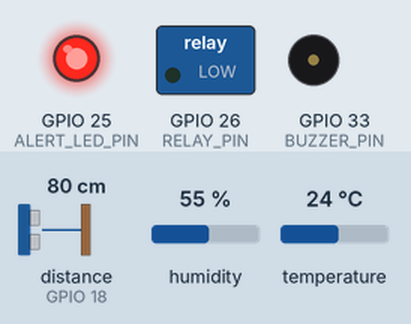
Recording of a sketch running on a simulated ESP32. Shown: switched loads named in the sketch (green lamp = pin HIGH), output pins drawn as LEDs (lit = HIGH), buzzer (waves = sounding, pin HIGH). Wiring (from diagram.json): ultrasonic range finder: trigger GPIO 5; echo GPIO 18. The inputs (shaded band) are chosen by the test bench; at power-on: distance to the obstacle (sensor on GPIO 18) 80 cm, humidity 55 %, temperature 24 °C. The echo pulse lasts 58.3 µs per cm; WiFi joins after 1.5 s; servers stay silent unless stated; random numbers use the default seed unless the sketch sets one; no MQTT or app messages arrive unless stated; pins used as bus, display or sensor lines are not drawn; what the sketch prints to the serial monitor is not drawn.

Above: at 2.7 s.
2.8 s: distance to the obstacle (sensor on GPIO 18) set to 89 cm
At 3.9 s:
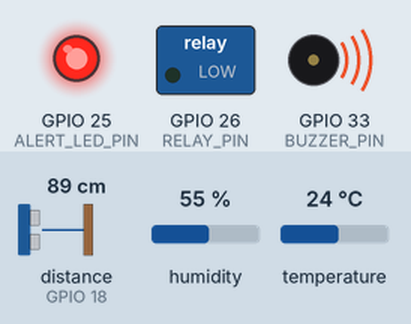
13.9 s: distance to the obstacle (sensor on GPIO 18) set to 2 cm
At 15.7 s:
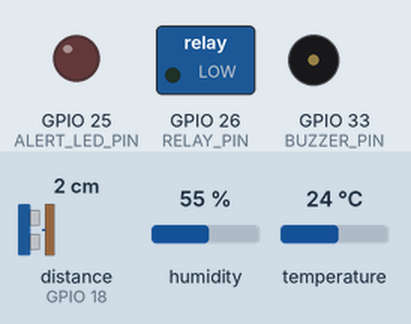
16.0 s: distance to the obstacle (sensor on GPIO 18) set to 67 cm
17.7 s: distance to the obstacle (sensor on GPIO 18) set to 75 cm
At 19.1 s:
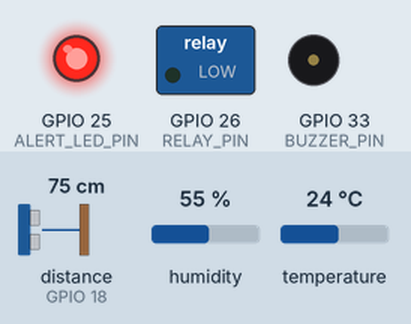
20.0 s: distance to the obstacle (sensor on GPIO 18) set to 4 cm
At 21.7 s:
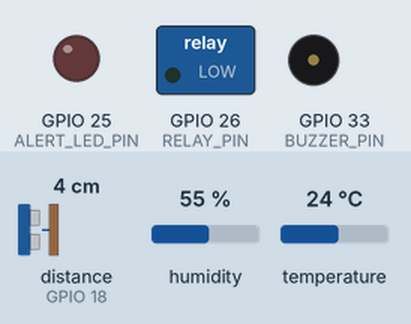
Timing chart, 0 to 23.0 s (numbered marks = the images above; inputs shaded):
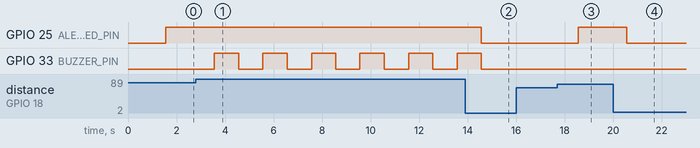

The sketch:

sketch.ino
```cpp
/*
  CuveGuard - GROUPE4
  ESP32 + HC-SR04 + DHT22 + relais (pompe) + LED alerte + buzzer
  Publie la telemetrie vers ThingsBoard (MQTT) et traite les RPC
  setPump / setManualMode envoyees depuis ThingsBoard (dashboard ou agent Python).
*/

#include <WiFi.h>
#include <PubSubClient.h>
#include <DHT.h>
#include <ArduinoJson.h>

// ---------- Wi-Fi (reseau simule Wokwi) ----------
const char* WIFI_SSID = "Wokwi-GUEST";
const char* WIFI_PASS = "";

// ---------- ThingsBoard ----------
const char* TB_SERVER = "eu.thingsboard.cloud";
const int   TB_PORT   = 1883;
// Token du device "ESP32 CuveGuard" cree dans ThingsBoard.
// NE JAMAIS committer le vrai token : remplace via un define local
// ou un fichier non versionne. Ici on met un placeholder volontairement.
const char* TB_TOKEN  = "esp_32_token";

// ---------- Broches ----------
#define TRIG_PIN     5
#define ECHO_PIN     18
#define DHT_PIN      4
#define DHT_TYPE     DHT22
#define RELAY_PIN    26   // relais (pompe) + LED indicatrice cablee en parallele
#define ALERT_LED_PIN 25  // LED rouge : niveau bas
#define BUZZER_PIN   33   // buzzer : niveau critique

// ---------- Calibration de la cuve ----------
// Distance capteur -> surface quand la cuve est PLEINE (cm)
const float TANK_FULL_DISTANCE_CM  = 5.0;
// Distance capteur -> surface (ou fond) quand la cuve est VIDE (cm)
const float TANK_EMPTY_DISTANCE_CM = 100.0;

// ---------- Seuils d'alerte locale ----------
const float ALERT_ATTENTION_PCT = 30.0;
const float ALERT_CRITIQUE_PCT  = 15.0;

// ---------- Periodes ----------
const unsigned long TELEMETRY_PERIOD_MS = 3000;
const unsigned long SENSOR_PERIOD_MS    = 1000;
const unsigned long BUZZER_TOGGLE_MS    = 400;

DHT dht(DHT_PIN, DHT_TYPE);
WiFiClient espClient;
PubSubClient mqttClient(espClient);

// ---------- Etat courant ----------
float distanceCm    = 0;
float waterLevelPct = 0;
float temperature   = 0;
float humidity      = 0;
bool  pumpOn        = false;
bool  manualMode    = false;
int   alertLevel    = 0;

unsigned long lastTelemetry = 0;
unsigned long lastSensorRead = 0;
unsigned long lastBuzzerToggle = 0;
bool buzzerState = false;

// ---------------------------------------------------------------
void connectWiFi() {
  Serial.print("Connexion WiFi");
  WiFi.begin(WIFI_SSID, WIFI_PASS);
  while (WiFi.status() != WL_CONNECTED) {
    delay(250);
    Serial.print(".");
  }
  Serial.println(" OK");
  Serial.println(WiFi.localIP());
}

float readDistanceCm() {
  digitalWrite(TRIG_PIN, LOW);
  delayMicroseconds(2);
  digitalWrite(TRIG_PIN, HIGH);
  delayMicroseconds(10);
  digitalWrite(TRIG_PIN, LOW);

  long duration = pulseIn(ECHO_PIN, HIGH, 30000UL); // timeout 30ms ~ 5m
  if (duration == 0) {
    return distanceCm; // pas d'echo -> on garde la derniere valeur valide
  }
  return duration * 0.0343f / 2.0f;
}

float distanceToPct(float d) {
  float pct = (TANK_EMPTY_DISTANCE_CM - d) / (TANK_EMPTY_DISTANCE_CM - TANK_FULL_DISTANCE_CM) * 100.0f;
  if (pct < 0) pct = 0;
  if (pct > 100) pct = 100;
  return pct;
}

void updateAlertLevel() {
  if (waterLevelPct < ALERT_CRITIQUE_PCT) alertLevel = 2;
  else if (waterLevelPct < ALERT_ATTENTION_PCT) alertLevel = 1;
  else alertLevel = 0;
}

void applyLocalAlert() {
  // LED rouge : allumee fixe des l'etat "attention", buzzer uniquement en "critique"
  digitalWrite(ALERT_LED_PIN, alertLevel >= 1 ? HIGH : LOW);

  if (alertLevel == 2) {
    if (millis() - lastBuzzerToggle > BUZZER_TOGGLE_MS) {
      buzzerState = !buzzerState;
      digitalWrite(BUZZER_PIN, buzzerState ? HIGH : LOW);
      lastBuzzerToggle = millis();
    }
  } else {
    digitalWrite(BUZZER_PIN, LOW);
    buzzerState = false;
  }
}

void applyPumpOutput() {
  digitalWrite(RELAY_PIN, pumpOn ? HIGH : LOW);
}

// ---------------------------------------------------------------
void sendRpcResponse(const String& requestId, JsonDocument& respDoc) {
  String topic = "v1/devices/me/rpc/response/" + requestId;
  char buffer[128];
  size_t n = serializeJson(respDoc, buffer);
  mqttClient.publish(topic.c_str(), (uint8_t*)buffer, n);
}

void handleRpc(const String& requestId, JsonDocument& doc) {
  const char* method = doc["method"] | "";
  StaticJsonDocument<64> resp;

  if (strcmp(method, "setPump") == 0) {
    pumpOn = doc["params"]["value"] | false;
    applyPumpOutput();
    Serial.print("RPC setPump -> ");
    Serial.println(pumpOn);
    resp["value"] = pumpOn;
  } else if (strcmp(method, "setManualMode") == 0) {
    manualMode = doc["params"]["value"] | false;
    Serial.print("RPC setManualMode -> ");
    Serial.println(manualMode);
    resp["value"] = manualMode;
  } else {
    resp["error"] = "unknown method";
  }
  sendRpcResponse(requestId, resp);
}

void mqttCallback(char* topic, byte* payload, unsigned int length) {
  String topicStr(topic);
  String payloadStr;
  payloadStr.reserve(length);
  for (unsigned int i = 0; i < length; i++) payloadStr += (char)payload[i];

  // topic attendu : v1/devices/me/rpc/request/{requestId}
  int idx = topicStr.lastIndexOf('/');
  String requestId = topicStr.substring(idx + 1);

  StaticJsonDocument<256> doc;
  DeserializationError err = deserializeJson(doc, payloadStr);
  if (err) {
    Serial.println("Erreur parsing RPC JSON");
    return;
  }
  handleRpc(requestId, doc);
}

void reconnectMqtt() {
  while (!mqttClient.connected()) {
    Serial.print("Connexion MQTT ThingsBoard...");
    String clientId = "ESP32CuveGuard-" + String(random(0xffff), HEX);
    if (mqttClient.connect(clientId.c_str(), TB_TOKEN, NULL)) {
      Serial.println(" OK");
      mqttClient.subscribe("v1/devices/me/rpc/request/+");
    } else {
      Serial.print(" echec, rc=");
      Serial.print(mqttClient.state());
      Serial.println(" -> nouvel essai dans 2s");
      delay(2000);
    }
  }
}

void publishTelemetry() {
  StaticJsonDocument<256> doc;
  doc["distanceCm"]    = distanceCm;
  doc["waterLevelPct"] = waterLevelPct;
  doc["temperature"]   = temperature;
  doc["humidity"]      = humidity;
  doc["pumpOn"]        = pumpOn;
  doc["manualMode"]    = manualMode;
  doc["alertLevel"]    = alertLevel;

  char buffer[256];
  size_t n = serializeJson(doc, buffer);
  mqttClient.publish("v1/devices/me/telemetry", (uint8_t*)buffer, n);

  Serial.print("Telemetrie envoyee: ");
  Serial.println(buffer);
}

// ---------------------------------------------------------------
void setup() {
  Serial.begin(115200);
  pinMode(TRIG_PIN, OUTPUT);
  pinMode(ECHO_PIN, INPUT);
  pinMode(RELAY_PIN, OUTPUT);
  pinMode(ALERT_LED_PIN, OUTPUT);
  pinMode(BUZZER_PIN, OUTPUT);

  digitalWrite(RELAY_PIN, LOW);
  digitalWrite(ALERT_LED_PIN, LOW);
  digitalWrite(BUZZER_PIN, LOW);

  dht.begin();
  connectWiFi();

  mqttClient.setServer(TB_SERVER, TB_PORT);
  mqttClient.setCallback(mqttCallback);
  mqttClient.setBufferSize(512);
}

void loop() {
  if (WiFi.status() != WL_CONNECTED) {
    connectWiFi();
  }
  if (!mqttClient.connected()) {
    reconnectMqtt();
  }
  mqttClient.loop();

  unsigned long now = millis();

  if (now - lastSensorRead >= SENSOR_PERIOD_MS) {
    lastSensorRead = now;
    distanceCm = readDistanceCm();
    waterLevelPct = distanceToPct(distanceCm);

    float t = dht.readTemperature();
    float h = dht.readHumidity();
    if (!isnan(t)) temperature = t;
    if (!isnan(h)) humidity = h;

    updateAlertLevel();
    applyLocalAlert();
  }

  if (now - lastTelemetry >= TELEMETRY_PERIOD_MS) {
    lastTelemetry = now;
    publishTelemetry();
  }
}
```

Measured:
- the behaviour switches between 85 and 86 cm on distance to the obstacle (sensor on GPIO 18) (found by bisection; images 0 and 1)
- the behaviour switches between 71 and 72 cm on distance to the obstacle (sensor on GPIO 18) (found by bisection; images 2 and 3)
- after the input at 2.8 s, GPIO 33 (BUZZER_PIN): alternates HIGH for 1.0 s and LOW for 1.0 s, starting after 0.76 s
- after the input at 13.9 s, GPIO 25 (ALERT_LED_PIN): HIGH → LOW after 0.66 s
- after the input at 16.0 s, every drawn part: stays the same
- after the input at 17.7 s, GPIO 25 (ALERT_LED_PIN): LOW → HIGH after 0.86 s
- after the input at 20.0 s, GPIO 25 (ALERT_LED_PIN): HIGH → LOW after 0.56 s
